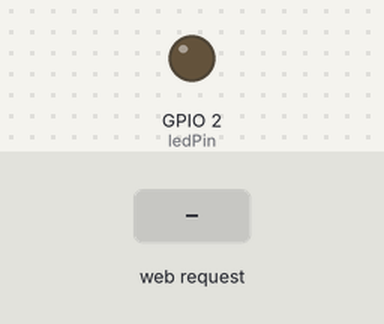
A sketch run on a simulated ESP32. On the bench: output pins drawn as LEDs (lit = HIGH). The test bench sets the inputs (shaded band). Storage starts empty.

Above: at 1.2 s.
1.3 s: HTTP request GET /on received
At 2.5 s:
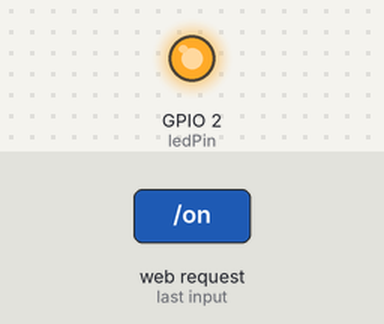
2.8 s: HTTP request GET /off received
At 3.6 s:
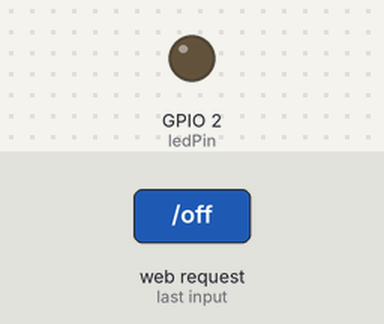
Timing chart, 0 to 5.8 s (numbered marks = the images above; inputs shaded):
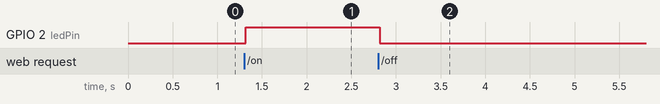

Measured:
- after the input at 1.3 s, GPIO 2 (ledPin): LOW → HIGH at once
- after the input at 2.8 s, GPIO 2 (ledPin): HIGH → LOW at once

The sketch:

ESP32_SPIFFS_AP_Webserver.ino
```cpp
/*
 * ESP32 Webserver with SPIFFS and WiFi AP mode
 * By Shreyas K
 */

#include "WiFi.h"
#include "ESPAsyncWebServer.h"
#include "SPIFFS.h"

const char* ssid = "ESP32_WebServer"; //Webserver AP SSID
const char* password = "password"; //Webserver AP Password
const int ledPin = 2;
#define PasswordProtectAP true //Comment out if you do not want password for AP.

AsyncWebServer server(80); //Start Async Webserver on port 80.

void setup() {
  pinMode(ledPin, OUTPUT);
  #ifdef PasswordProtectAP
  WiFi.softAP(ssid, password); //Use password protected AP
  #else
  WiFi.softAP(ssid); //Use open AP
  #endif

  SPIFFS.begin(); //Begin the SPIFFS
  server.begin(); //Begin Webserver


   // If register page is requested, read it from SPIFFS and send it as MIME type.
  server.on("/", HTTP_GET, [](AsyncWebServerRequest * request) {
    request->send(SPIFFS, "/index.html","text/html");
  });

  server.on("/style.css", HTTP_GET, [](AsyncWebServerRequest * request) {
    request->send(SPIFFS, "/style.css", "text/css");
  });

  server.on("/on", HTTP_GET, [](AsyncWebServerRequest * request) {
    digitalWrite(ledPin, HIGH);
    request->send(SPIFFS, "/index.html","text/html");
  });

  server.on("/off", HTTP_GET, [](AsyncWebServerRequest * request) {
    digitalWrite(ledPin, LOW);
    request->send(SPIFFS, "/index.html","text/html");
  });
}
void loop() {
}
```
